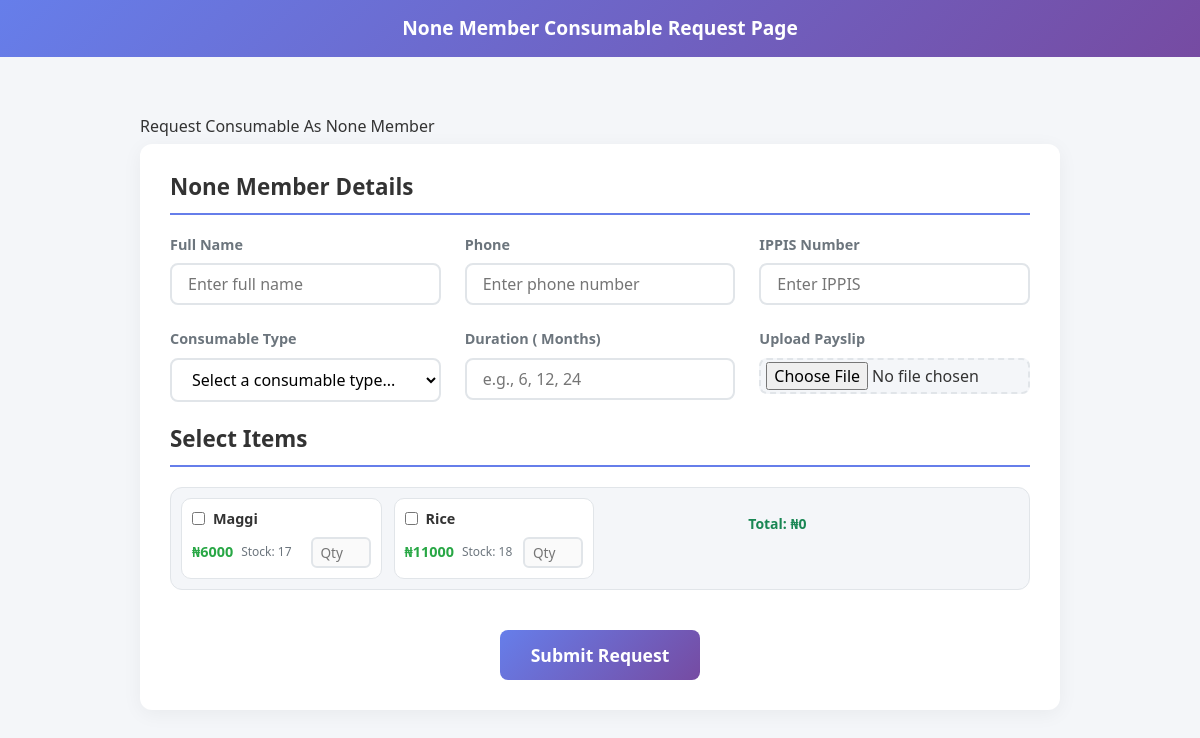
The app's page /guest/request/ with its own data.
### PurchasedItems/models.py (models this page shows, shortened)
class SellingPlan(models.Model):
    purchased_item = models.OneToOneField( PurchasedItem,  on_delete=models.CASCADE,  related_name='selling_plan')
    selling_price_per_unit = models.DecimalField(max_digits=10, decimal_places=2)
    quantity = models.IntegerField()
    created_by = models.ForeignKey(User, on_delete=models.SET_NULL, null=True, blank=True)
    date_created = models.DateField(auto_now_add=True)
    notes = models.TextField(blank=True, null=True)
    profit = models.DecimalField(max_digits=12, decimal_places=2, null=True, blank=True)
    available = models.BooleanField(default=True)

class PurchasedItem(models.Model):
    consumable_purchased_request = models.ForeignKey(ConsumablePurchasedRequest, on_delete=models.CASCADE, related_name='items'  )
    item_name = models.CharField(max_length=255)
    description_title = models.TextField()
    quantity = models.IntegerField()
    unit_price = models.DecimalField(max_digits=10, decimal_places=2)
    receipt = models.FileField(upload_to='receipts/', blank=True, null=True)
    expenditure_amount  = models.DecimalField(max_digits=10, decimal_places=2)
    date_added = models.DateField(auto_now_add=True)

### main/views.py (the view, shortened to what this page needs)
# urls.py: path("guest/request/", views.guest_request_consumable, name="guest_request_consumable"),
def guest_request_consumable(request):
    now = timezone.now()
    selling_plans = SellingPlan.objects.filter(quantity__gt=0)
    consumable_types = ConsumableType.objects.filter(available=True)
    return render(
        request,
        "guest/request_consumable.html",
        {"consumable_types": consumable_types, "selling_plans": selling_plans},
    )

### templates/guest/request_consumable.html (shortened to what this page needs)
{% extends 'base/guest_base.html' %}
{% load static %}
{% block content %}
<div class="form-header">
    <h6>Request Consumable As None Member</h6>
</div>
<div class="content-card mt-1">
    <div class="form-content">
        <form method="post" enctype="multipart/form-data">
            <h3 class="section-title">None Member Details</h3>
            <div class="row">
                <div class="form-group col-md-4">
                    <label for="id_guest_name">Full Name</label>
                    <input type="text" name="guest_name" id="id_guest_name" placeholder="Enter full name" required>
                </div>
                <div class="form-group col-md-4">
                    <label for="id_guest_phone">Phone</label>
                    <input type="text" name="guest_phone" id="id_guest_phone" placeholder="Enter phone number" required>
                </div>
                <div class="form-group col-md-4">
                    <label for="id_guest_ippis">IPPIS Number</label>
                    <input type="number" name="guest_ippis" id="id_guest_ippis" placeholder="Enter IPPIS" required>
                </div>
            </div>
            <div class="row">
                <div class="form-group col-md-4">
                    <label for="id_consumable_type">Consumable Type</label>
                    <select name="consumable_type" id="id_consumable_type" required>
                        <option value="">Select a consumable type...</option>
                    </select>
                </div>
                <div class="form-group col-md-4">
                    <label for="id_loan_term_months">Duration ( Months)</label>
                    <input type="number" name="loan_term_months" id="id_loan_term_months"
                           placeholder="e.g., 6, 12, 24" min="1" required>
                </div>
                <div class="form-group col-md-4">
                    <label for="id_file_payslpt" class="form-label">Upload Payslip</label>
                    <input type="file" name="file_payslpt" id="id_file_payslpt"
                        accept="image/*" required>
                </div>
            </div>
            <h3 class="section-title">Select Items</h3>
           <div id="item-selection-container">
    {% for item in selling_plans %}
       <div class="item-card">
                        <div class="item-header">
                            <input type="checkbox" id="item_{{ item.id }}"
                                   name="selected_items"
                                   value="{{ item.id }}"
                                   class="item-checkbox"
                                   data-price="{{ item.selling_price_per_unit }}"
                                   data-stock="{{ item.quantity }}">
                            <label for="item_{{ item.id }}">
                                {{ item.purchased_item.item_name }}
                            </label>
                        </div>
                        <div class="item-details">
                            <div class="price">₦{{ item.selling_price_per_unit|floatformat:0 }}</div>
                            <div class="stock-info">Stock: {{ item.quantity }}</div>
                            <div class="quantity-control">
                                <input type="number"name="quantity_{{ item.id }}"
                                       class="quantity-input"
                                       placeholder="Qty"
                                       min="1"
                                       max="{{ item.quantity }}"
                                       disabled>
                            </div>
                        </div>
                    </div>
    {% empty %}
        <p class="no-items">No items are currently available.</p>
    {% endfor %}
    <div class="mt-3 text-end">
     <div class="total-summary text-success fw-bold">
                Total: ₦<span id="totalAmount">0</span>
            </div>
        </div>
        </div>
            <button type="submit" class="submit-btn">Submit Request</button>
        </form>
    </div>
</div>
{% endblock content %}

### static/css/style.css (style rules this page uses)
:root { --sidebar-width: 240px; --sidebar-collapsed-width: 60px; --navbar-height: 50px; --primary-color: #cacadb; --primary-color: #5d5d81; --secondary-color: #4b4b6c; --accent-color: rgb(98, 145, 192); --success-color: #27ae60; --warning-color: #f39c12; --danger-color: #e74c3c; }
* { box-sizing: border-box; }
body { font-family: 'Segoe UI', Tahoma, Geneva, Verdana, sans-serif; background-color: #f8f9fa; margin: 0; padding: 0; font-size: 14px; line-height: 1.4; }
.content-card { background: white; border-radius: 8px; padding: 1.2rem; box-shadow: 0 1px 6px rgba(0,0,0,0.1); margin-bottom: 1.5rem; }
.section-title { color: var(--primary-color); font-weight: 600; margin-bottom: 1.25rem; padding-bottom: 0.375rem; border-bottom: 2px solid #e9ecef; font-size: 1.1rem; }

### templates/base/guest_base.html (style rules this page uses)
body { background: #f4f6f9; font-family: 'Segoe UI', Tahoma, Geneva, Verdana, sans-serif; margin: 0; padding: 0; color: #333; }

### templates/guest/request_consumable.html (style rules this page uses)
:root { --primary-color: #667eea; --primary-dark-color: #5563d1; --secondary-color: #764ba2; --background-light: #f4f6f9; --border-color: #e1e5e9; --text-color: #333; --label-color: #6c757d; }
body { background-color: var(--background-light); }
.content-card { background: white; border-radius: 12px; box-shadow: 0 4px 20px rgba(0, 0, 0, 0.05); padding: 30px; }
.form-group { margin-bottom: 24px; }
.form-group label { display: block; font-weight: 600; margin-bottom: 8px; color: var(--label-color); font-size: 0.9rem; }
.form-group input, .form-group select { width: 100%; padding: 8px 16px; border: 2px solid var(--border-color); border-radius: 8px; font-size: 1rem; transition: all 0.3s ease; background: white; }
.form-group input[type="file"] { padding: 2px 5px; background: var(--background-light); border-style: dashed; }
.section-title { font-size: 1.4rem; font-weight: 600; color: var(--text-color); padding-bottom: 12px; border-bottom: 2px solid var(--primary-color); margin-bottom: 20px; }
#item-selection-container { background: var(--background-light); border-radius: 12px; padding: 10px; border: 1px solid var(--border-color); margin-bottom: 20px; width: 100%; max-width: 100%; display: grid; grid-template-columns: 1fr; gap: 12px; }
@media (min-width: 992px) { #item-selection-container { grid-template-columns: repeat(3, 1fr); } }
.price { font-weight: 600; color: #078324; font-size: 0.95rem; white-space: nowrap; }
.stock-info { font-size: 0.8rem; color: var(--label-color); white-space: nowrap; }
.quantity-control { margin-left: auto; }
.submit-btn { background: linear-gradient(135deg, var(--primary-color) 0%, var(--secondary-color) 100%); color: white; border: none; padding: 13px 22px; font-size: 1.1rem; font-weight: 600; border-radius: 8px; cursor: pointer; transition: all 0.3s ease; display: block; margin: 40px auto 0; min-width: 200px; }
#item-selection-container { display: grid; grid-template-columns: repeat(auto-fill, minmax(200px, 1fr)); gap: 12px; margin-bottom: 20px; }
.item-card { border: 1px solid var(--border-color); border-radius: 10px; padding: 10px; background: #fff; transition: all 0.2s ease; display: flex; flex-direction: column; }
.item-header { display: flex; align-items: center; justify-content: flex-start; margin-bottom: 8px; }
.item-header label { font-weight: 600; margin-left: 8px; cursor: pointer; font-size: 0.9rem; }
.item-details { display: flex; justify-content: space-between; align-items: center; gap: 8px; }
.price { font-weight: 600; color: #28a745; font-size: 0.9rem; white-space: nowrap; }
.stock-info { font-size: 0.75rem; color: var(--label-color); white-space: nowrap; }
.quantity-control input[type="number"] { width: 60px; padding: 4px 8px; border: 2px solid var(--border-color); border-radius: 6px; font-size: 0.85rem; }

### records on screen
SellingPlan: purchased_item.item_name "Maggi", selling_price_per_unit "6000", quantity "17"
SellingPlan: purchased_item.item_name "Rice", selling_price_per_unit "11000", quantity "18"
